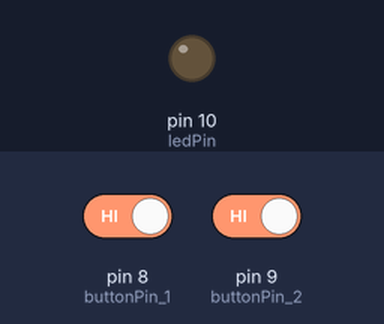
A sketch run on a simulated Arduino Uno, built with avr-gcc and run on an emulated ATmega328P. On the bench: output pins drawn as LEDs (lit = HIGH). Inputs (shaded band) come from the test bench; at power-on: pin 8 (buttonPin_1) HIGH, pin 9 (buttonPin_2) HIGH.

Above: at 1.2 s.
1.3 s: pin 8 (buttonPin_1) driven LOW and pin 9 (buttonPin_2) driven LOW
At 2.0 s:
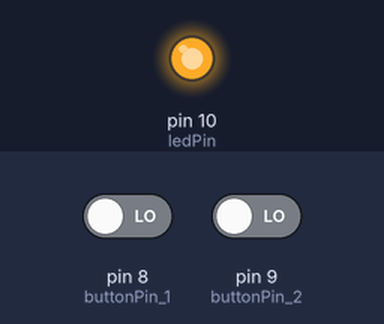
2.8 s: pin 8 (buttonPin_1) driven HIGH
At 3.1 s:
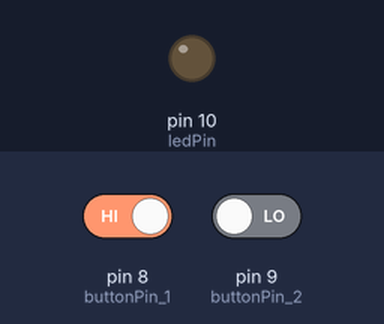
4.3 s: pin 8 (buttonPin_1) driven LOW
At 5.4 s:
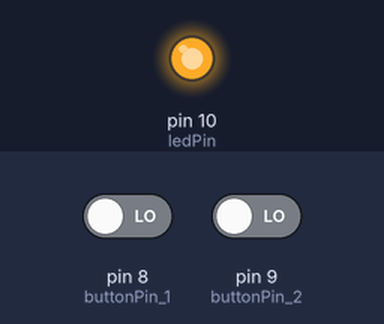
Timing chart, 0 to 7.3 s (numbered marks = the images above; inputs shaded):
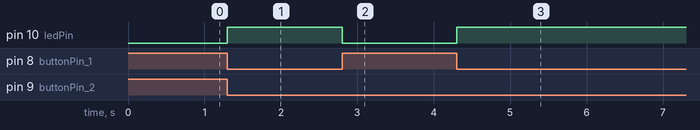

Measured:
- after the input at 1.3 s, pin 10 (ledPin): LOW → HIGH at once
- after the input at 2.8 s, pin 10 (ledPin): HIGH → LOW at once
- after the input at 4.3 s, pin 10 (ledPin): LOW → HIGH at once

The sketch:

LED.ino
```cpp
// ----------------------------
// Pin Configuration
// ----------------------------

const int buttonPin_1 = 8;   // Pushbutton 1 connected to digital pin 8
const int buttonPin_2 = 9;   // Pushbutton 2 connected to digital pin 9
const int ledPin      = 10;  // LED connected to digital pin 10

// ----------------------------
// Variable Declarations
// ----------------------------

int buttonState_01 = 0;      // Stores the state of button 1 (HIGH/LOW)
int buttonState_02 = 0;      // Stores the state of button 2 (HIGH/LOW)

// ----------------------------
// Setup Function
// Runs once when the microcontroller starts
// ----------------------------

void setup() {
    // Set the LED pin as an OUTPUT
    pinMode(ledPin, OUTPUT);

    // Set the pushbutton pins as INPUT
    pinMode(buttonPin_1, INPUT);
    pinMode(buttonPin_2, INPUT);
}

// ----------------------------
// Main Loop
// Continuously checks button states and controls the LED
// ----------------------------

void loop() {
    // Read the current state of both pushbuttons
    buttonState_01 = digitalRead(buttonPin_1);
    buttonState_02 = digitalRead(buttonPin_2);

    // If BOTH buttons are NOT pressed (assumes LOW when pressed)
    if (buttonState_01 == LOW && buttonState_02 == LOW) {
        // Turn the LED ON
        digitalWrite(ledPin, HIGH);
    } else {
        // Otherwise, turn the LED OFF
        digitalWrite(ledPin, LOW);
    }
}
```
